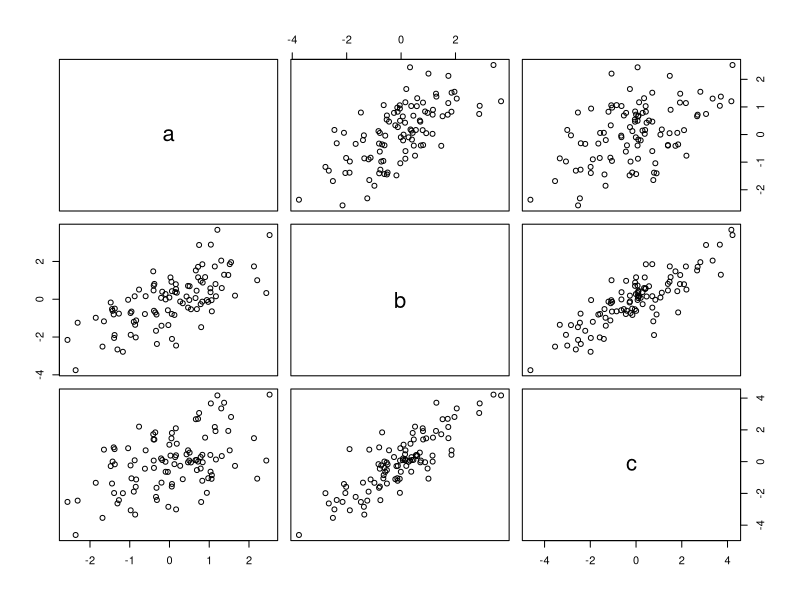
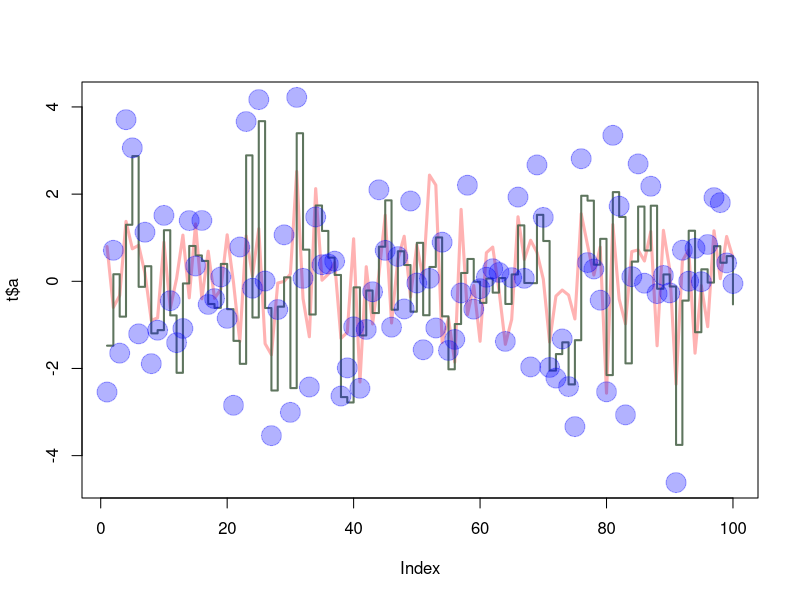

These charts were generated, in order, by the following R code:
x1= c(rnorm(100))
x2= c(rnorm(100))
x3= c(rnorm(100))
a=x1
b=(x1+x2)
c=(x1+x2+x3)
t=data.frame(a, b, c)
plot(t)
sapply(t, sd)
plot(t$a, type="l", ylim=range(t), lwd=3, col=rgb(1,0,0,0.3))
lines(t$b, type="s", lwd=2, col=rgb(0.3,0.4,0.3,0.9))
points(t$c, pch=20, cex=4, col=rgb(0,0,1,0.3))